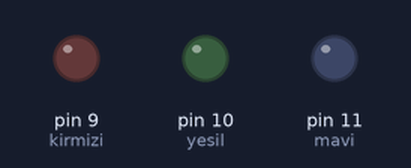
The sketch below on a simulated Arduino Uno, built with avr-gcc and run on an emulated ATmega328P. Shown: output pins drawn as LEDs (lit = HIGH).

Above: at 0.5 s.
At 1.5 s:
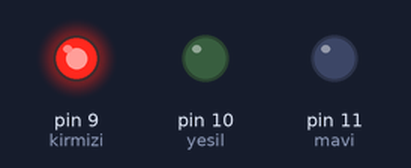
At 3.5 s:
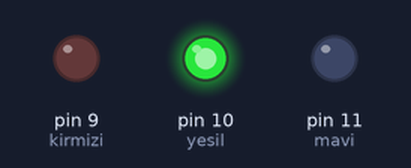
At 5.5 s:
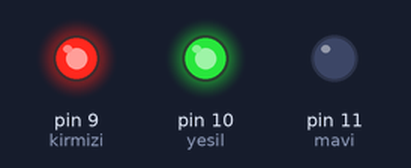
Timing chart, 0 to 6.9 s (numbered marks = the images above):
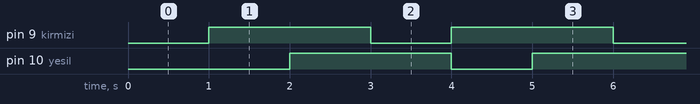

The sketch:

rgb_led.ino
```cpp
const int sure = 1000;
const int kirmizi = 9;
const int yesil = 10;
const int mavi = 11;
void setup() {
  // put your setup code here, to run once:
  pinMode(kirmizi,OUTPUT);
  pinMode(yesil,OUTPUT);
  pinMode(mavi,OUTPUT);

}

void loop() {
  // put your main code here, to run repeatedly:
  digitalWrite(kirmizi,LOW);
  delay(sure);
  digitalWrite(kirmizi,HIGH);
  digitalWrite(yesil,LOW);
  delay(sure);
  digitalWrite(yesil,HIGH);
  digitalWrite(mavi,LOW);
  delay(sure);
}
```

Measured:
- by itself, pin 9 (kirmizi), pin 10 (yesil): alternates HIGH for 2.0 s and LOW for 1.0 s
- by itself, everything shown: repeats every 3.0 s, in 3 steps
